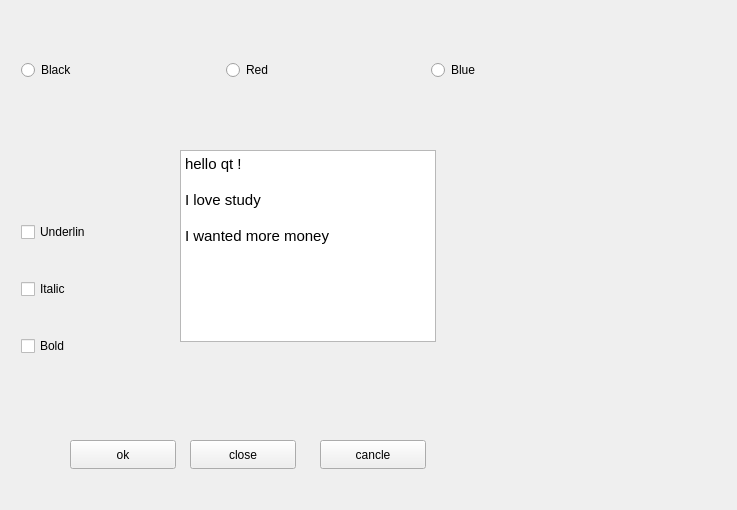
<?xml version="1.0" encoding="UTF-8"?>
<ui version="4.0">
 <class>Widget</class>
 <widget class="QWidget" name="Widget">
  <property name="geometry">
   <rect>
    <x>0</x>
    <y>0</y>
    <width>737</width>
    <height>510</height>
   </rect>
  </property>
  <property name="windowTitle">
   <string>Widget</string>
  </property>
  <widget class="QPushButton" name="btnClose">
   <property name="geometry">
    <rect>
     <x>190</x>
     <y>440</y>
     <width>106</width>
     <height>29</height>
    </rect>
   </property>
   <property name="text">
    <string>close</string>
   </property>
  </widget>
  <widget class="QPushButton" name="btnOK">
   <property name="geometry">
    <rect>
     <x>70</x>
     <y>440</y>
     <width>106</width>
     <height>29</height>
    </rect>
   </property>
   <property name="text">
    <string>ok</string>
   </property>
  </widget>
  <widget class="QPushButton" name="btnCancle">
   <property name="geometry">
    <rect>
     <x>320</x>
     <y>440</y>
     <width>106</width>
     <height>29</height>
    </rect>
   </property>
   <property name="text">
    <string>cancle</string>
   </property>
  </widget>
  <widget class="QTextBrowser" name="textBrowser">
   <property name="geometry">
    <rect>
     <x>180</x>
     <y>150</y>
     <width>256</width>
     <height>192</height>
    </rect>
   </property>
   <property name="html">
    <string>&lt;!DOCTYPE HTML PUBLIC &quot;-//W3C//DTD HTML 4.0//EN&quot; &quot;http://www.w3.org/TR/REC-html40/strict.dtd&quot;&gt;
&lt;html&gt;&lt;head&gt;&lt;meta name=&quot;qrichtext&quot; content=&quot;1&quot; /&gt;&lt;style type=&quot;text/css&quot;&gt;
p, li { white-space: pre-wrap; }
&lt;/style&gt;&lt;/head&gt;&lt;body style=&quot; font-family:'Ubuntu'; font-size:11pt; font-weight:400; font-style:normal;&quot;&gt;
&lt;p style=&quot; margin-top:0px; margin-bottom:0px; margin-left:0px; margin-right:0px; -qt-block-indent:0; text-indent:0px;&quot;&gt;hello qt !&lt;/p&gt;
&lt;p style=&quot;-qt-paragraph-type:empty; margin-top:0px; margin-bottom:0px; margin-left:0px; margin-right:0px; -qt-block-indent:0; text-indent:0px;&quot;&gt;&lt;br /&gt;&lt;/p&gt;
&lt;p style=&quot; margin-top:0px; margin-bottom:0px; margin-left:0px; margin-right:0px; -qt-block-indent:0; text-indent:0px;&quot;&gt;I love study&lt;/p&gt;
&lt;p style=&quot;-qt-paragraph-type:empty; margin-top:0px; margin-bottom:0px; margin-left:0px; margin-right:0px; -qt-block-indent:0; text-indent:0px;&quot;&gt;&lt;br /&gt;&lt;/p&gt;
&lt;p style=&quot; margin-top:0px; margin-bottom:0px; margin-left:0px; margin-right:0px; -qt-block-indent:0; text-indent:0px;&quot;&gt;I wanted more money&lt;/p&gt;&lt;/body&gt;&lt;/html&gt;</string>
   </property>
  </widget>
  <widget class="QWidget" name="horizontalLayoutWidget">
   <property name="geometry">
    <rect>
     <x>10</x>
     <y>30</y>
     <width>631</width>
     <height>80</height>
    </rect>
   </property>
   <layout class="QHBoxLayout">
    <item>
     <widget class="QRadioButton" name="rBtnBlack">
      <property name="text">
       <string>Black</string>
      </property>
     </widget>
    </item>
    <item>
     <widget class="QRadioButton" name="rBtnRed">
      <property name="text">
       <string>Red</string>
      </property>
     </widget>
    </item>
    <item>
     <widget class="QRadioButton" name="rBtnBlue">
      <property name="text">
       <string>Blue</string>
      </property>
     </widget>
    </item>
   </layout>
  </widget>
  <widget class="QWidget" name="verticalLayoutWidget">
   <property name="geometry">
    <rect>
     <x>10</x>
     <y>180</y>
     <width>121</width>
     <height>221</height>
    </rect>
   </property>
   <layout class="QVBoxLayout" name="verticalLayout">
    <item>
     <widget class="QCheckBox" name="chkBoxUnder">
      <property name="text">
       <string>Underlin</string>
      </property>
     </widget>
    </item>
    <item>
     <widget class="QCheckBox" name="chkBoxItalic">
      <property name="text">
       <string>Italic</string>
      </property>
     </widget>
    </item>
    <item>
     <widget class="QCheckBox" name="chkBoxBold">
      <property name="text">
       <string>Bold</string>
      </property>
     </widget>
    </item>
   </layout>
  </widget>
 </widget>
 <layoutdefault spacing="6" margin="11"/>
 <resources/>
 <connections>
  <connection>
   <sender>btnClose</sender>
   <signal>clicked()</signal>
   <receiver>Widget</receiver>
   <slot>close()</slot>
   <hints>
    <hint type="sourcelabel">
     <x>262</x>
     <y>254</y>
    </hint>
    <hint type="destinationlabel">
     <x>284</x>
     <y>230</y>
    </hint>
   </hints>
  </connection>
  <connection>
   <sender>btnOK</sender>
   <signal>clicked()</signal>
   <receiver>Widget</receiver>
   <slot>hide()</slot>
   <hints>
    <hint type="sourcelabel">
     <x>122</x>
     <y>454</y>
    </hint>
    <hint type="destinationlabel">
     <x>368</x>
     <y>254</y>
    </hint>
   </hints>
  </connection>
  <connection>
   <sender>btnCancle</sender>
   <signal>clicked()</signal>
   <receiver>rBtnRed</receiver>
   <slot>click()</slot>
   <hints>
    <hint type="sourcelabel">
     <x>372</x>
     <y>454</y>
    </hint>
    <hint type="destinationlabel">
     <x>325</x>
     <y>69</y>
    </hint>
   </hints>
  </connection>
 </connections>
</ui>
